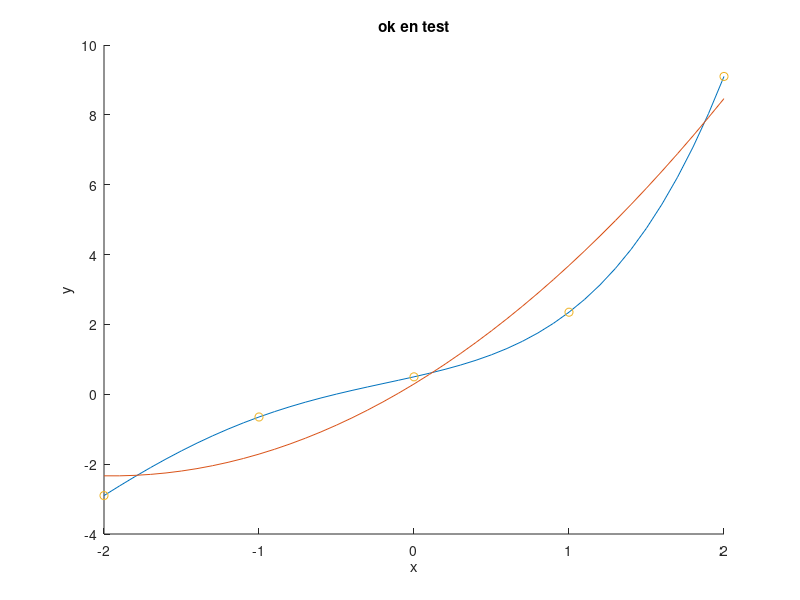

MATLAB code to generate this figure:
load STHLMARLANDA2023.mat

p = @(c , x) c(1) + c(2) *x + c(3) *x.^2 + c(4) *x.^3 + c(5)*x.^4;
mkvsak = @(a, x) a(1) + a(2)*x + a(3)*x.^2;

x = [-2 -1 0 1 2]'
y = [-2.9 -0.65 0.5 2.35 9.1]'

ettor = ones(size(x))

Ainterp = [ ettor, x, x.^2, x.^3, x.^4 ]

size(Ainterp)

cinterp = Ainterp\ y;
xv = [-2:0.1:2]';
yvinterp = p(cinterp, xv);

Amkv = [ettor, x, x.^2]
amkv = Amkv\ y;

res = Amkv*amkv - y
mkvsumma = norm(res).^2
yvmkv = mkvsak(amkv, xv);

hold on
plot(xv, yvinterp)
plot(xv, yvmkv)
plot (x ,y ,'o')
xlabel('x')
ylabel('y')

title('ok en test')